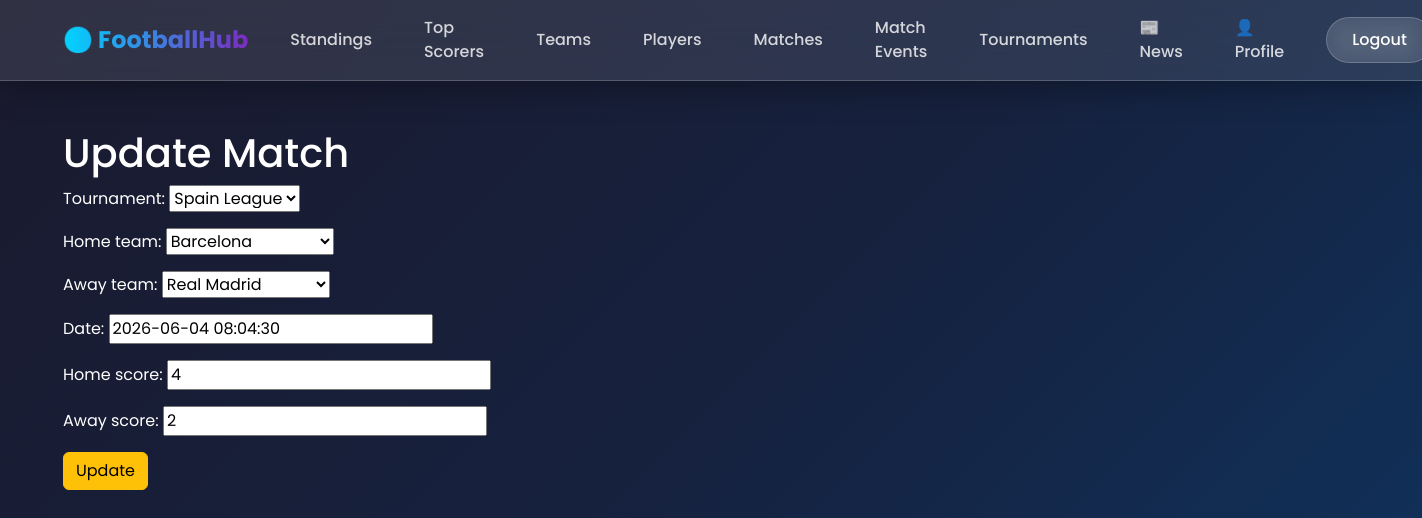
/match/update/4/ (signed in), run on an earlier commit of the app's database.
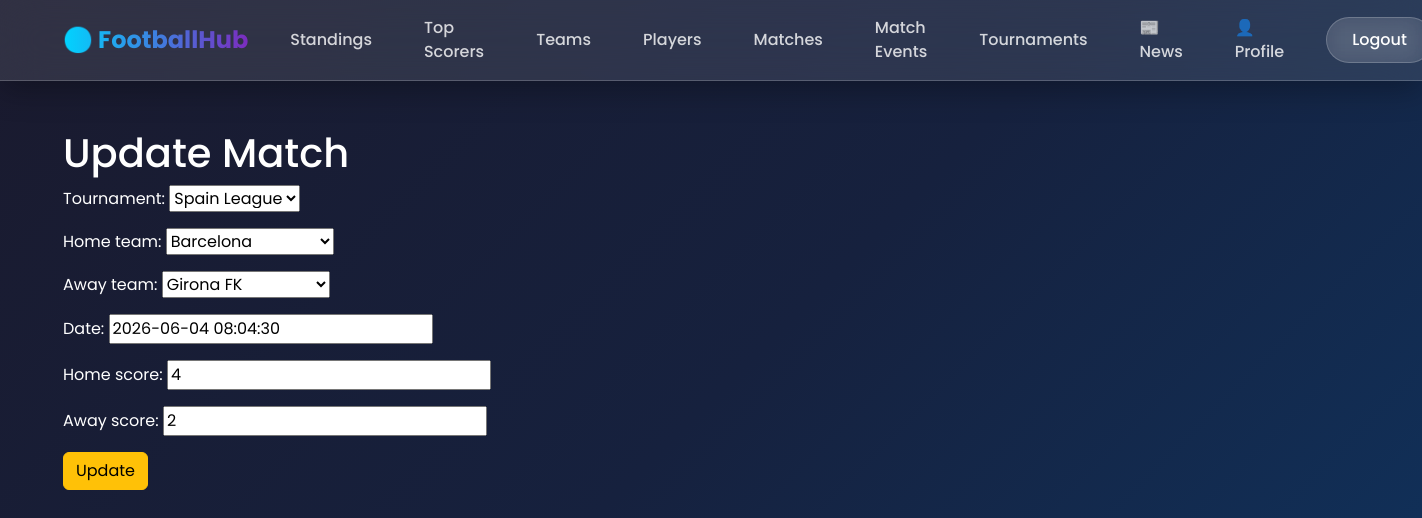
And on a later commit of the database.
### football/models.py (models this page shows, shortened)
class Match(models.Model):
    tournament = models.ForeignKey(Tournament, on_delete=models.CASCADE)
    home_team = models.ForeignKey(Team,on_delete=models.CASCADE,related_name='home_matches')
    away_team = models.ForeignKey(Team,on_delete=models.CASCADE,related_name='away_matches')
    date = models.DateTimeField()
    home_score = models.PositiveIntegerField(default=0)
    away_score = models.PositiveIntegerField(default=0)
    stream_url = models.URLField(blank=True, null=True)
    is_live = models.BooleanField(default=False)
    man_of_the_match = models.ForeignKey(
    Player,
    on_delete=models.SET_NULL,
    null=True,
    blank=True
)

### football/views.py (the view)
# urls.py: path('match/update/<int:pk>/', views.MatchUpdateView.as_view(), name='match_update'),
class MatchUpdateView(PermissionRequiredMixin, generic.UpdateView):
    permission_required = 'football.change_match'
    model = Match
    fields = [
        'tournament',
        'home_team',
        'away_team',
        'date',
        'home_score',
        'away_score'
    ]
    template_name = 'football/match_update.html'
    success_url = reverse_lazy('match_list')

### football/models.py (called while the page is built)
    def __str__(self):
        return self.name

    def __str__(self):
        return self.name

### templates/football/match_update.html (shortened to what this page needs)
{% extends 'base.html' %}
{% block content %}
<h1>Update Match</h1>
<form method="post">
    {{ form.as_p }}
    <button type="submit" class="btn btn-warning">Update</button>
</form>
{% endblock %}

What changed in the data, as far as the page shows it:
changed Match "Spain League": away_team "Real Madrid" → "Girona FK"
